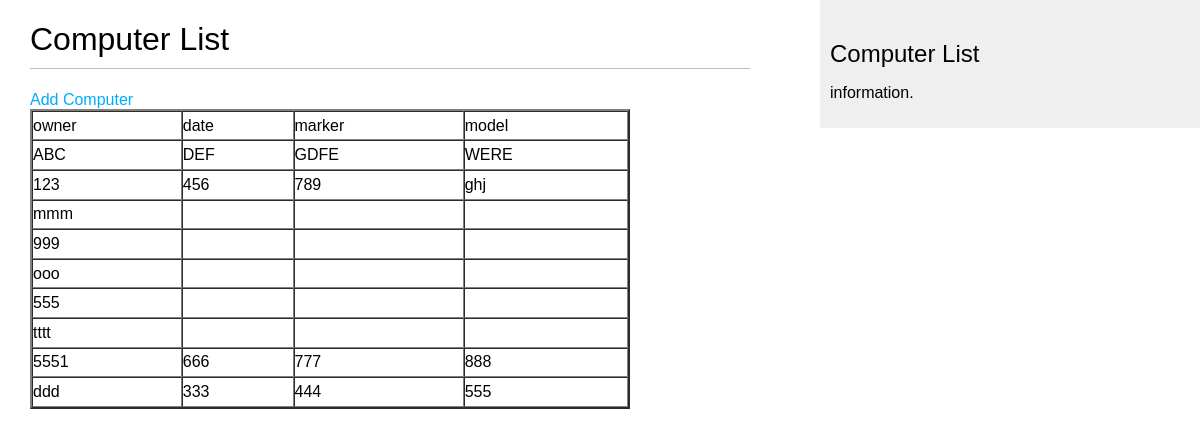
/computer/list, run on an earlier commit of the app's database.
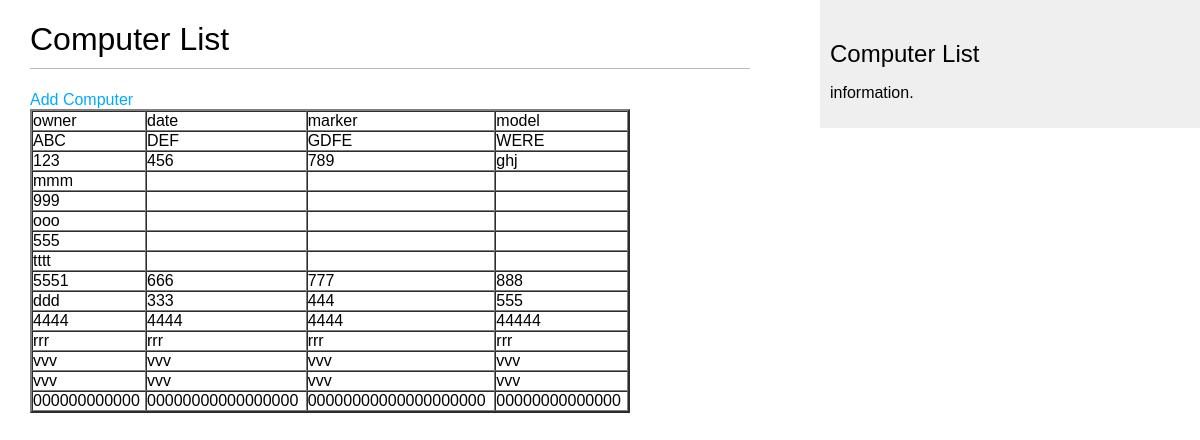
And on a later commit of the database.
### computer/models.py (models this page shows, shortened)
class Computer(models.Model):
    owner = models.CharField(max_length = 20)
    date_made = models.CharField(max_length = 20)
    company_name = models.CharField(max_length = 20)
    computer_model = models.CharField(max_length = 20)
    date_added = models.DateTimeField(auto_now_add= True)
    IP_ADDRESS = models.CharField(max_length = 20,default="0.0.0.0")

### computer/views.py (the view)
def list_computer(request):
    list = Computer.objects.order_by('date_added')
    return render(request, 'computer/list.html',{'list':list})

### computer/templates/computer/list.html (shortened to what this page needs)
{% extends "base.html" %}
{% block content %}
<h1> Computer List</h1>
<a href = "{% url 'computer:add_computer' %}"> Add Computer</a>
    <table width="600" height="300" border="2" cellpadding="0" cellspacing="0" class="tb">
     <tr>
       <td>owner </td>
       <td>date </td>
       <td>marker</td>
       <td>model</td>
     </tr>
     {% for computer in list %}
      <tr>
       <td>{{ computer.owner }}</td>
       <td> {{ computer.date_made }}</td>
       <td>{{ computer.company_name }}</td>
       <td>{{ computer.computer_model }} </td>
     </tr>
{% endfor %}
</table>
{% endblock %}

### computer/templates/base.html (shortened to what this page needs)
{% load staticfiles %}
<!DOCTYPE html>
<html>
<head>
<link href="{% static "css/blog.css" %}" rel="stylesheet">
</head>
<body>
<div id="content">
{% block content %}
{% endblock %}
</div>
<div id="sidebar">
<h2>Computer List</h2>
<p>information.</p>
</div>
</body>
</html>

### computer/static/css/blog.css (style rules this page uses)
body { margin:0; padding:0; font-family:helvetica, sans-serif; }
a { color:#00abff; text-decoration:none; }
h1 { font-weight:normal; border-bottom:1px solid #bbb; padding:0 0 10px 0; }
h2 { font-weight:normal; margin:30px 0 0; }
#content { float:left; width:60%; padding:0 0 0 30px; }
#sidebar { float:right; width:30%; padding:10px; background:#efefef; height:100%; }

What changed in the data, as far as the page shows it:
added Computer: owner "4444", date_made "4444", company_name "4444", computer_model "44444"
added Computer: owner "rrr", date_made "rrr", company_name "rrr", computer_model "rrr"
added Computer: owner "vvv", date_made "vvv", company_name "vvv", computer_model "vvv"
added Computer: owner "vvv", date_made "vvv", company_name "vvv", computer_model "vvv"
added Computer: owner "000000000000", date_made "00000000000000000", company_name "00000000000000000000", computer_model "00000000000000"
